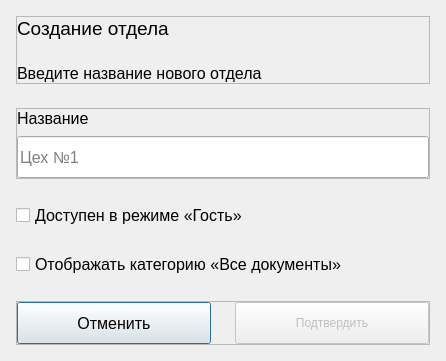
<?xml version="1.0" encoding="UTF-8"?>
<ui version="4.0">
 <class>Dialog</class>
 <widget class="QDialog" name="Dialog">
  <property name="windowModality">
   <enum>Qt::ApplicationModal</enum>
  </property>
  <property name="geometry">
   <rect>
    <x>0</x>
    <y>0</y>
    <width>446</width>
    <height>335</height>
   </rect>
  </property>
  <property name="minimumSize">
   <size>
    <width>0</width>
    <height>0</height>
   </size>
  </property>
  <property name="maximumSize">
   <size>
    <width>16777215</width>
    <height>16777215</height>
   </size>
  </property>
  <property name="windowTitle">
   <string>Dialog</string>
  </property>
  <property name="modal">
   <bool>true</bool>
  </property>
  <layout class="QVBoxLayout" name="verticalLayout_3">
   <property name="spacing">
    <number>24</number>
   </property>
   <property name="leftMargin">
    <number>16</number>
   </property>
   <property name="topMargin">
    <number>16</number>
   </property>
   <property name="rightMargin">
    <number>16</number>
   </property>
   <property name="bottomMargin">
    <number>16</number>
   </property>
   <item>
    <widget class="QFrame" name="texts_frame">
     <property name="frameShape">
      <enum>QFrame::StyledPanel</enum>
     </property>
     <property name="frameShadow">
      <enum>QFrame::Raised</enum>
     </property>
     <layout class="QVBoxLayout" name="verticalLayout">
      <property name="spacing">
       <number>24</number>
      </property>
      <property name="leftMargin">
       <number>0</number>
      </property>
      <property name="topMargin">
       <number>0</number>
      </property>
      <property name="rightMargin">
       <number>0</number>
      </property>
      <property name="bottomMargin">
       <number>0</number>
      </property>
      <item>
       <widget class="QLabel" name="label_label">
        <property name="font">
         <font>
          <pointsize>14</pointsize>
         </font>
        </property>
        <property name="text">
         <string>Создание отдела</string>
        </property>
       </widget>
      </item>
      <item>
       <widget class="QLabel" name="description_label">
        <property name="font">
         <font>
          <pointsize>12</pointsize>
         </font>
        </property>
        <property name="text">
         <string>Введите название нового отдела</string>
        </property>
        <property name="wordWrap">
         <bool>true</bool>
        </property>
       </widget>
      </item>
     </layout>
    </widget>
   </item>
   <item>
    <widget class="QFrame" name="name_frame">
     <property name="frameShape">
      <enum>QFrame::StyledPanel</enum>
     </property>
     <property name="frameShadow">
      <enum>QFrame::Raised</enum>
     </property>
     <layout class="QVBoxLayout" name="verticalLayout_2">
      <property name="spacing">
       <number>8</number>
      </property>
      <property name="leftMargin">
       <number>0</number>
      </property>
      <property name="topMargin">
       <number>0</number>
      </property>
      <property name="rightMargin">
       <number>0</number>
      </property>
      <property name="bottomMargin">
       <number>0</number>
      </property>
      <item>
       <widget class="QLabel" name="lineedit_label">
        <property name="font">
         <font>
          <pointsize>12</pointsize>
         </font>
        </property>
        <property name="text">
         <string>Название</string>
        </property>
       </widget>
      </item>
      <item>
       <widget class="IconLineEdit" name="name_lineEdit">
        <property name="minimumSize">
         <size>
          <width>0</width>
          <height>42</height>
         </size>
        </property>
        <property name="font">
         <font>
          <pointsize>12</pointsize>
         </font>
        </property>
        <property name="styleSheet">
         <string notr="true"/>
        </property>
        <property name="inputMask">
         <string/>
        </property>
        <property name="text">
         <string/>
        </property>
        <property name="placeholderText">
         <string>Цех №1</string>
        </property>
       </widget>
      </item>
     </layout>
    </widget>
   </item>
   <item>
    <widget class="QCheckBox" name="guest_show_checkBox">
     <property name="font">
      <font>
       <pointsize>12</pointsize>
      </font>
     </property>
     <property name="text">
      <string>Доступен в режиме «Гость»</string>
     </property>
    </widget>
   </item>
   <item>
    <widget class="QCheckBox" name="all_docs_checkBox">
     <property name="font">
      <font>
       <pointsize>12</pointsize>
      </font>
     </property>
     <property name="text">
      <string>Отображать категорию «Все документы»</string>
     </property>
    </widget>
   </item>
   <item>
    <widget class="QFrame" name="buttons_frame">
     <property name="frameShape">
      <enum>QFrame::StyledPanel</enum>
     </property>
     <property name="frameShadow">
      <enum>QFrame::Raised</enum>
     </property>
     <layout class="QHBoxLayout" name="horizontalLayout">
      <property name="spacing">
       <number>24</number>
      </property>
      <property name="leftMargin">
       <number>0</number>
      </property>
      <property name="topMargin">
       <number>0</number>
      </property>
      <property name="rightMargin">
       <number>0</number>
      </property>
      <property name="bottomMargin">
       <number>0</number>
      </property>
      <item>
       <widget class="TertiaryButton" name="cancel_pushButton">
        <property name="sizePolicy">
         <sizepolicy hsizetype="Expanding" vsizetype="Expanding">
          <horstretch>0</horstretch>
          <verstretch>0</verstretch>
         </sizepolicy>
        </property>
        <property name="minimumSize">
         <size>
          <width>0</width>
          <height>42</height>
         </size>
        </property>
        <property name="font">
         <font>
          <pointsize>12</pointsize>
         </font>
        </property>
        <property name="text">
         <string>Отменить</string>
        </property>
       </widget>
      </item>
      <item>
       <widget class="PrimaryButton" name="accept_pushButton">
        <property name="enabled">
         <bool>false</bool>
        </property>
        <property name="sizePolicy">
         <sizepolicy hsizetype="Expanding" vsizetype="Expanding">
          <horstretch>0</horstretch>
          <verstretch>0</verstretch>
         </sizepolicy>
        </property>
        <property name="minimumSize">
         <size>
          <width>0</width>
          <height>42</height>
         </size>
        </property>
        <property name="text">
         <string>Подтвердить</string>
        </property>
       </widget>
      </item>
     </layout>
    </widget>
   </item>
  </layout>
 </widget>
 <customwidgets>
  <customwidget>
   <class>PrimaryButton</class>
   <extends>QPushButton</extends>
   <header>..custom_widgets</header>
  </customwidget>
  <customwidget>
   <class>TertiaryButton</class>
   <extends>QPushButton</extends>
   <header>..custom_widgets</header>
  </customwidget>
  <customwidget>
   <class>IconLineEdit</class>
   <extends>QLineEdit</extends>
   <header>..custom_widgets</header>
  </customwidget>
 </customwidgets>
 <resources>
  <include location="../../resources/icons/icons_resources.qrc"/>
 </resources>
 <connections/>
</ui>
